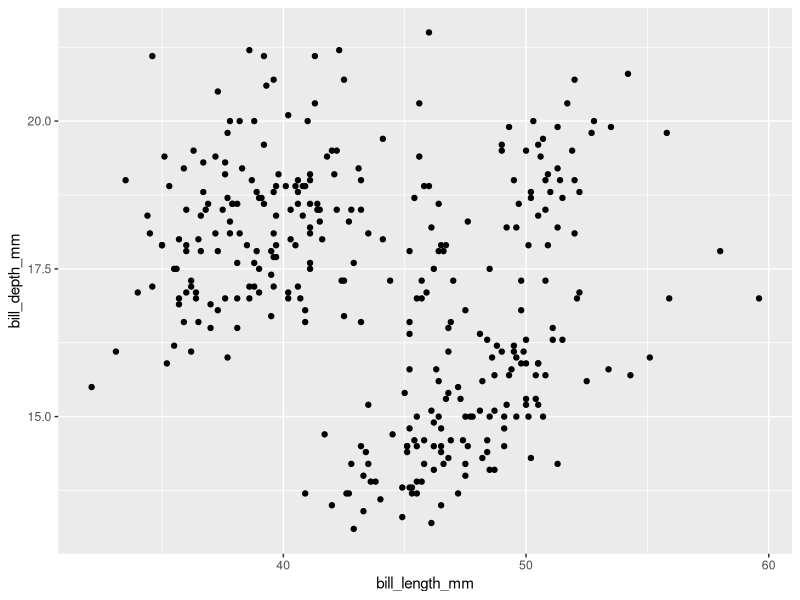
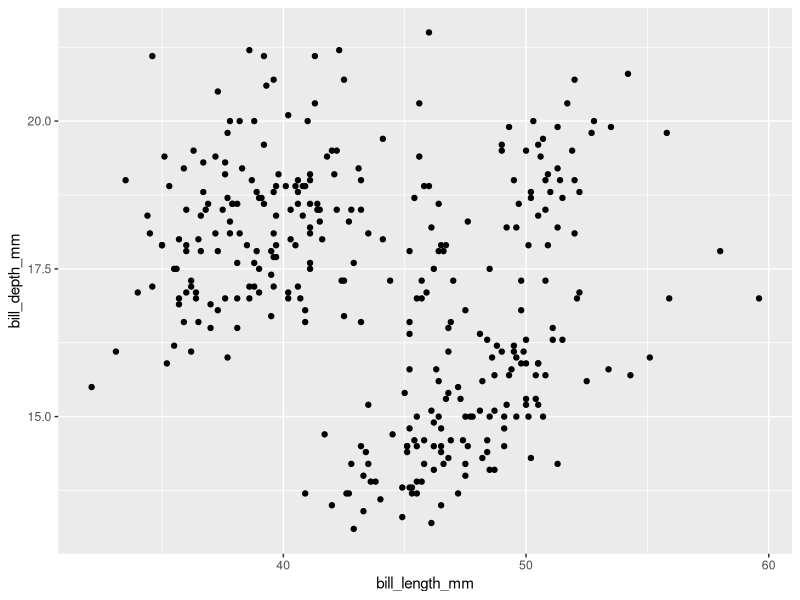
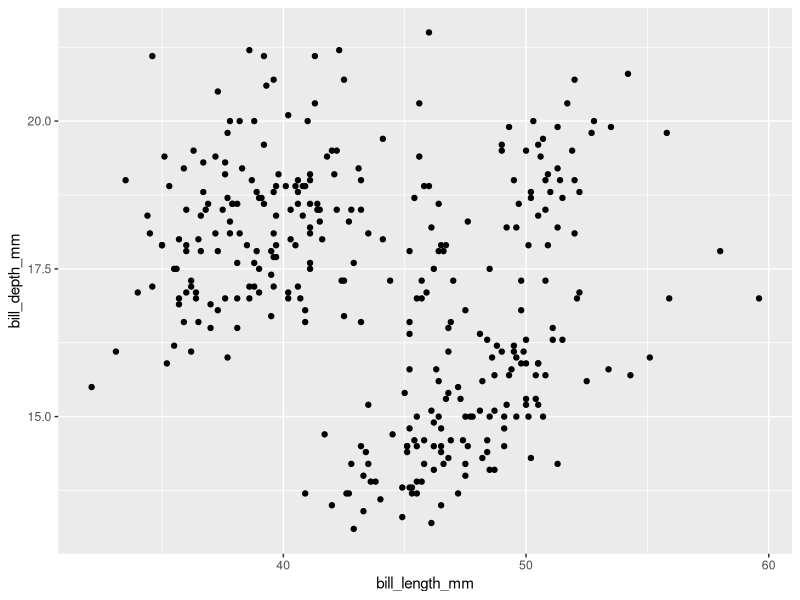
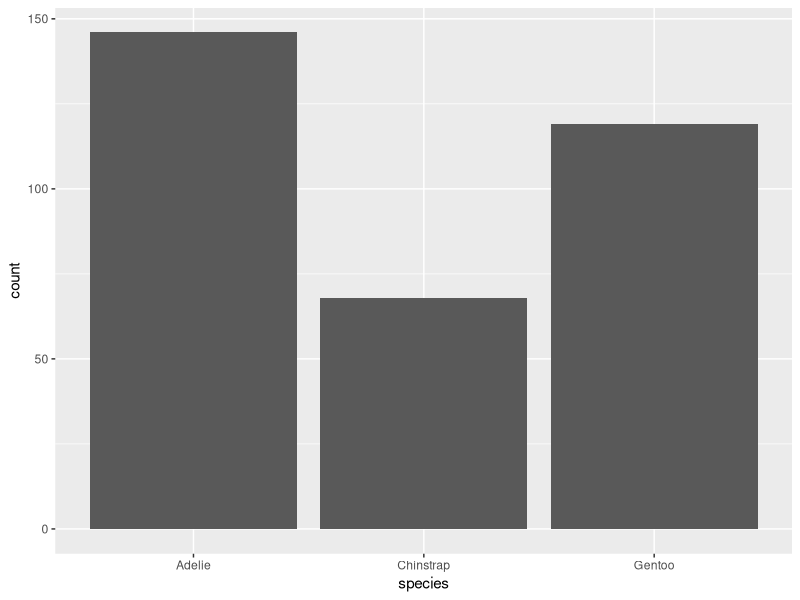
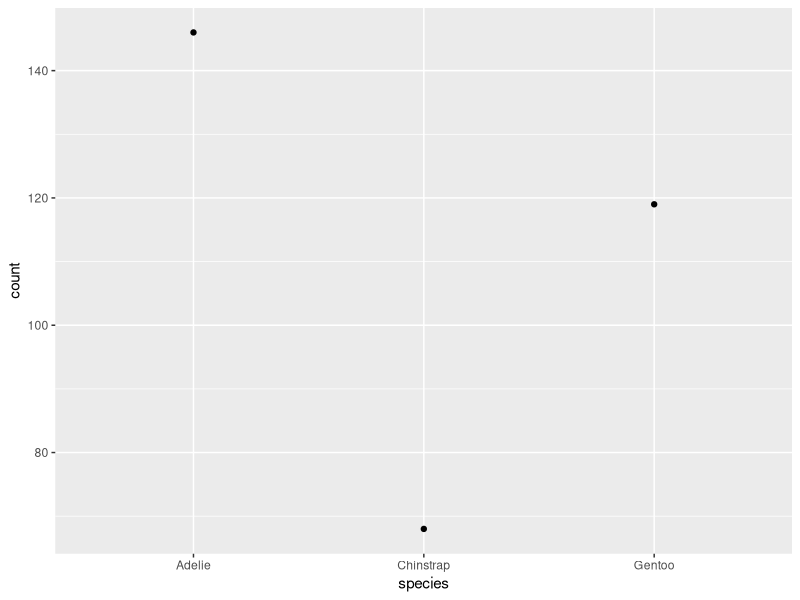
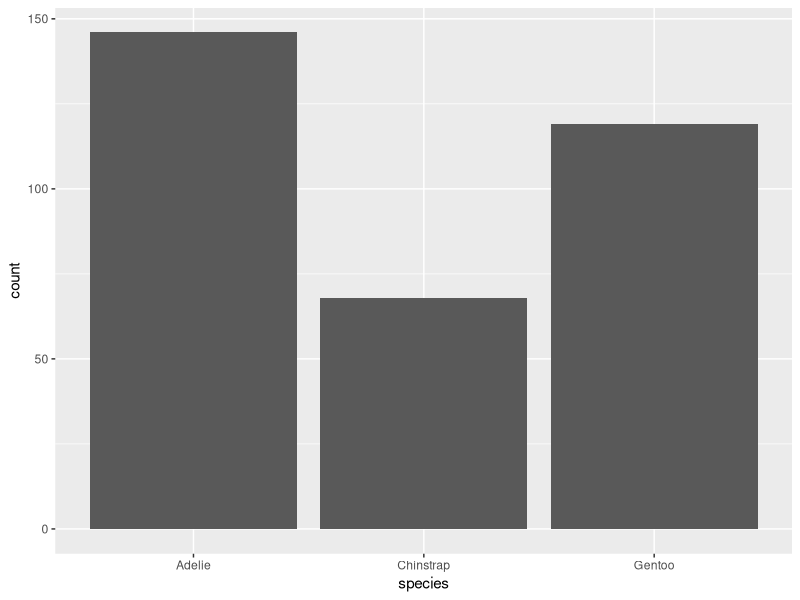
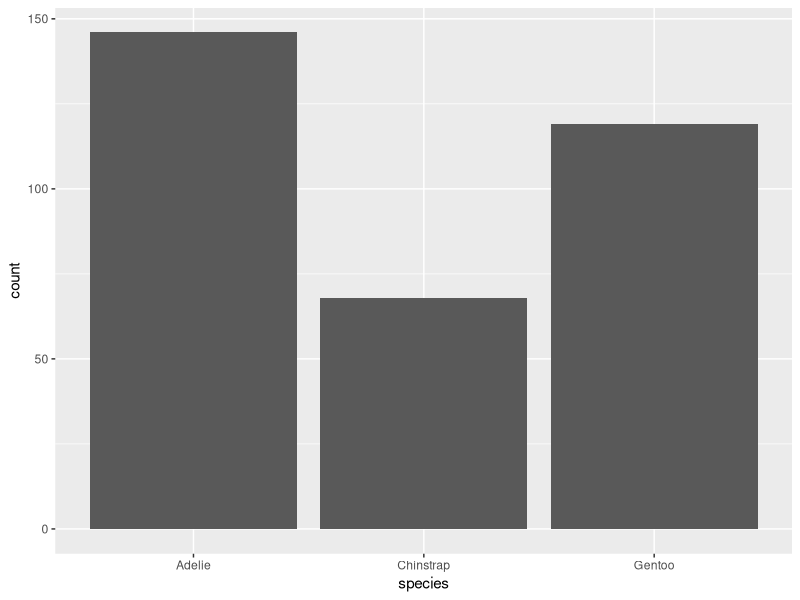
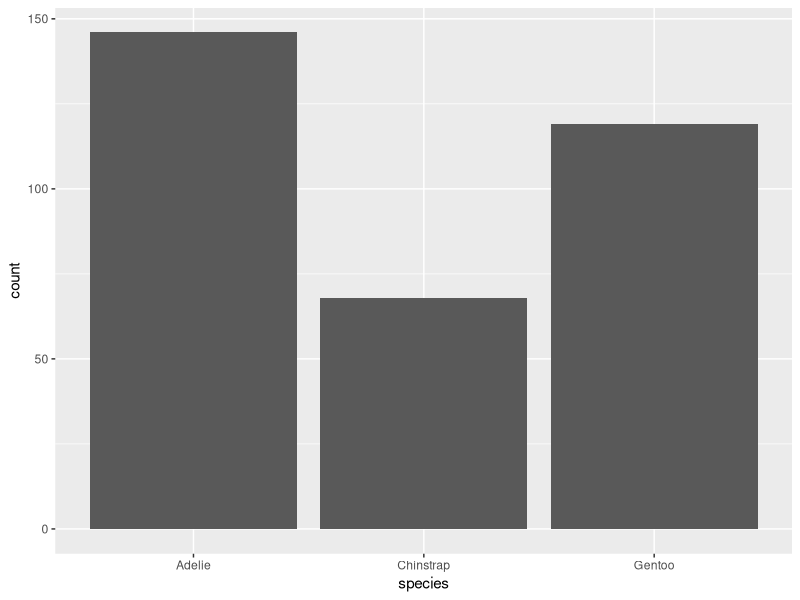

Reproduce these figures in R, in order.
## ---- chunk 1
library(tidyverse)
library(palmerpenguins)
penguins <- penguins %>% drop_na()
## ---- chunk 2
penguins %>%
  ggplot(aes(x = bill_length_mm, y = bill_depth_mm)) +
  layer(
    stat = "identity", 
    geom = "point", 
    params = list(na.rm = FALSE),
    position = "identity"
  )
## ---- chunk 3
penguins %>%
  ggplot(aes(x = bill_length_mm, y = bill_depth_mm)) +
  stat_identity(
    geom = "point"
  )
## ---- chunk 4
penguins %>%
  ggplot(aes(x = bill_length_mm, y = bill_depth_mm)) +
  geom_point()
## ---- chunk 5
penguins %>% 
  ggplot(aes(x = species)) +
  layer(
    stat = "count",
    geom = "bar",
    mapping = aes(y = after_stat(count)),
    position = "identity"
  )
## ---- chunk 6
penguins %>% 
  ggplot(aes(x = species)) +
  layer(
    stat = "count",
    geom = "point",
    mapping = aes(y = after_stat(count)),
    position = "identity"
  )
## ---- chunk 7
# aes(y = after_stat(count)) 
# 可以看作是aes(y = stage(start = NULL, after_stat = count))的简写

penguins %>% 
  ggplot(aes(x = species)) +
  layer(
    stat = "count",
    geom = "bar",
    mapping = aes(y = stage(start = NULL, after_stat = count)),
    position = "identity"
  )
## ---- chunk 8
penguins %>% 
  ggplot(aes(x = species, y = after_stat(count))) +
  stat_count(
    geom = "bar"       
  )
## ---- chunk 9
penguins %>% 
  ggplot(aes(x = species, y = after_stat(count))) +
  geom_bar(
    stat = "count"     
  )
## ---- chunk 10
penguins %>% 
  ggplot(aes(x = species, y = after_stat(count))) +
  stat_count(
    geom = "point"
  )
## ---- chunk 11
penguins %>% 
  ggplot(aes(x = species, y = after_stat(count))) +
  geom_point(
    stat = "count"     
  )
## ---- chunk 12
penguins %>% 
  ggplot(aes(x = bill_length_mm)) +
  layer(
    stat = "bin",
    geom = "bar",
    mapping = aes(y = after_stat(count)),
    position = "identity"
  )
## ---- chunk 13
penguins %>% 
  ggplot(aes(x = bill_length_mm)) +
  layer(
    stat = "bin",
    geom = "point",
    mapping = aes(x = stage(start = bill_length_mm, after_stat = x), 
                  y = after_stat(count)
                 ),
    position = "identity"
  )
## ---- chunk 14
penguins %>% 
  ggplot(aes(x = bill_length_mm, y = after_stat(count))) +
  stat_bin(
    geom = "point"
  )
## ---- chunk 15
penguins %>% 
  ggplot(aes(x = bill_length_mm, y = after_stat(count))) +
  geom_bar(
    stat = "bin"
  )
## ---- chunk 16
penguins %>% 
  ggplot(aes(x = bill_length_mm)) +
  layer(
    stat = "bin",
    geom = "bar",
    mapping = aes(y = after_stat(count)), 
    position = 'identity'
  ) 
  

penguins %>% 
  ggplot(aes(x = bill_length_mm)) +
  layer(
    stat = "bin",
    geom = "bar",
    mapping = aes(y = after_stat(ncount)), 
    position = 'identity'
  ) 
## ---- chunk 17
penguins %>% 
  ggplot(aes(x = bill_length_mm)) +
  stat_bin(
    mapping = aes(y = after_stat(count)),
    geom = "bar",
    position = 'identity'
  ) 
## ---- chunk 18
penguins %>% 
  ggplot(aes(x = bill_length_mm)) +
  geom_histogram(
    mapping = aes(y = after_stat(count)),
    stat = "bin",
    position = 'identity'
  ) 
## ---- chunk 19
penguins %>% 
  ggplot(aes(x = bill_length_mm, fill = sex)) +
  layer(
    mapping = aes(y = after_stat(density)),
    geom = "bar",
    stat = "bin",
    position = 'dodge'
  ) +
  facet_wrap(vars(species)) 
## ---- chunk 20
penguins %>% 
  ggplot(aes(x = bill_length_mm, fill = sex)) +
  layer(
    mapping = aes(y = stage(NULL, after_stat = density)),
    geom = "bar",
    stat = "bin",
    position = 'dodge'
  ) +
  facet_wrap(vars(species)) 
## ---- chunk 21
penguins %>% 
  ggplot(aes(x = bill_length_mm, fill = sex)) +
  stat_bin(
    mapping = aes(y = after_stat(density)),
    geom = "bar",
    position = 'dodge'
  ) +
  facet_wrap(vars(species)) 
## ---- chunk 22
penguins %>% 
  ggplot(aes(x = bill_length_mm, fill = sex)) +
  geom_histogram(
    aes(y = after_stat(density)),
    position = 'dodge'
  ) +
  facet_wrap(vars(species)) 
## ---- chunk 23
penguins %>%
  ggplot(aes(x = bill_length_mm)) +
  layer(
        stat = "density",
        geom = "area",
      params = list(kernel = "gaussian"),
    position = "identity"
  )
## ---- chunk 24
penguins %>%
  ggplot(aes(x = bill_length_mm)) +
  layer(
        stat = "density",
        geom = "line",
      params = list(kernel = "gaussian"),
    position = "identity"
  )
## ---- chunk 25
penguins %>%
  ggplot(aes(x = bill_length_mm)) +
  layer(
        stat = "density",
        geom = "point",
      params = list(kernel = "gaussian"),
    position = "identity"
  )
## ---- chunk 26
penguins %>%
  ggplot(aes(x = bill_length_mm)) +
  stat_density(
        geom = "point",
      kernel = "gaussian"
  )
## ---- chunk 27
penguins %>% 
  ggplot(aes(x = species, y = bill_length_mm))+
  layer(
    stat = "boxplot",
    geom = "boxplot",
    position = "identity"
  )
## ---- chunk 28
penguins %>% 
  ggplot(aes(x = species, y = bill_length_mm))+
  stat_boxplot(
    geom = "boxplot"
  )
## ---- chunk 29
penguins %>% 
  ggplot(aes(x = species, y = bill_length_mm))+
  geom_boxplot()
## ---- chunk 30
penguins %>% 
  ggplot(aes(x = species, y = bill_length_mm))+
  layer(
    stat = "boxplot",
    geom = "boxplot",
    mapping = aes(color = after_stat(middle)),
    position = "identity"
  )
## ---- chunk 31
penguins %>% 
  ggplot(aes(x = species, y = bill_length_mm))+
  layer(
    stat = "boxplot",
    geom = "point",
    mapping = aes(y = after_stat(width)),
    position = "identity"
  )
## ---- chunk 32
penguins %>% 
  ggplot(aes(x = species, y = bill_length_mm))+
  layer(
    stat = "boxplot",
    geom = "point",
    mapping = aes(y = stage(bill_length_mm, after_stat = notchupper)),
    position = "identity"
  )
## ---- chunk 33
penguins %>% 
  ggplot(aes(x = species, y = bill_length_mm))+
  layer(
    stat = "boxplot",
    geom = "point",
    mapping = aes(y = stage(bill_length_mm, after_stat = ymax)),
    position = "identity"
  ) 

## ---- chunk 34
penguins %>% 
  ggplot(aes(x = species, y = bill_length_mm))+
  stat_boxplot()
## ---- chunk 35
penguins %>% 
  ggplot(aes(x = species, y = bill_length_mm)) +
  layer(
    stat = "boxplot",
    geom = "point",
    mapping = aes(y = stage(bill_length_mm, after_stat = middle)),
    params = list(color = "red", size = 5),
    position = "identity"
  ) 

## ---- chunk 36
penguins %>% 
  ggplot(aes(x = species, y = bill_length_mm)) +
  geom_boxplot(
    aes(colour = species, 
        fill = after_scale(alpha(colour, 0.4)))
  )
## ---- chunk 37
penguins %>% 
  ggplot(aes(x = species, y = bill_length_mm)) +
  geom_point() +
  layer(
    geom     = "violin",
    stat     = "ydensity",
    position = "identity"
  )
## ---- chunk 38
penguins %>% 
  ggplot(aes(x = species, y = bill_length_mm)) +
  geom_point() +
  layer(
    geom     = "point",
    stat     = "ydensity",
    position = "identity"
  )
## ---- chunk 39
penguins %>% 
  ggplot(aes(x = bill_length_mm)) +
  layer(
    stat = "bindot",
    geom = "dotplot",
    mapping = aes(y = stage(start = NULL, after_stat = count)),
    params = list(binwidth = 1, dotsize = 0.5), 
    position = position_nudge(-0.025)
  )
## ---- chunk 40
penguins %>% 
  ggplot(aes(x = bill_length_mm)) +
  layer(
    stat = "bindot",
    geom = "point",
    mapping = aes(y = stage(start = NULL, after_stat = count)),
    params = list(binwidth = 1), 
    position = "identity"
  )
## ---- chunk 41
penguins %>% 
  ggplot(aes(x = bill_length_mm))+
  geom_dotplot(
    binwidth = 1, 
    dotsize = 0.5)
## ---- chunk 42
penguins %>% 
  ggplot(aes(x = species, y = bill_length_mm))+
  geom_dotplot(
    binaxis = "y", 
    stackdir = "down", 
    dotsize = 0.4, 
    position = position_nudge(-0.025)
    )
## ---- chunk 43
penguins %>% 
  ggplot(aes(x = bill_length_mm, y = bill_depth_mm)) +
  layer(
    stat = "sum",
    geom = "point",
    mapping = aes(size = after_stat(n)),
    position = "identity"
  )
## ---- chunk 44
penguins %>% 
  ggplot(aes(x = bill_length_mm, y = bill_depth_mm)) +
  stat_sum(
    geom = "point"
  )
## ---- chunk 45
penguins %>% 
  ggplot(aes(x = bill_length_mm, y = bill_depth_mm)) +
  layer(
    geom = "smooth",
    stat = "smooth",
    params = list(se = TRUE), # for geom_smooth
    position = "identity"
  )
## ---- chunk 46
penguins %>% 
  ggplot(aes(x = bill_length_mm, y = bill_depth_mm)) +
  stat_smooth(
    geom = "smooth",
    se = TRUE 
  )
## ---- chunk 47
penguins %>% 
  ggplot(aes(x = bill_length_mm, y = bill_depth_mm)) +
  geom_smooth(
    se = TRUE 
  )
## ---- chunk 48
penguins %>% 
  ggplot(aes(x = bill_length_mm, y = bill_depth_mm)) +
  layer(
    geom = "point",
    stat = "smooth",
    mapping = aes(size = after_stat(ymax), color = after_stat(ymin)),
    position = "identity"
  )

## ---- chunk 49
penguins %>% 
  ggplot(aes(x = bill_length_mm, y = bill_depth_mm)) +
  layer(
    geom = "point",
    stat = "smooth",
    mapping = aes(color = after_stat(ymin)),
    position = "identity"
  )

## ---- chunk 50
penguins %>% 
  ggplot(aes(x = bill_length_mm, y = bill_depth_mm)) +
  layer(
    geom = "point",
    stat = "smooth",
    mapping = aes(color = stage(NULL, after_stat = ymin)),
    position = "identity"
  )

## ---- chunk 51
penguins %>%
  ggplot(aes(x = bill_length_mm, y = bill_depth_mm)) +
  layer(
    geom = "line",
    stat = "smooth", 
    mapping = aes(color = after_stat(ymin)),    
    position = "identity"
  )
## ---- chunk 52
penguins %>%
  ggplot(aes(x = bill_length_mm, y = bill_depth_mm)) +
  layer(
    geom = "pointrange",
    stat = "smooth", 
    mapping = aes(color = after_stat(se)),    
    position = "identity"
  )
## ---- chunk 53
penguins %>%
  ggplot(aes(x = bill_length_mm, y = bill_depth_mm)) +
  layer(
        stat = "smooth",
     mapping = aes(color = after_stat(y)),    
        geom = "point",
      params = list(method  = "lm", formula = y ~ splines::ns(x, 2)),    
    position = "identity"
  )
## ---- chunk 54
penguins %>% 
  ggplot(aes(x = bill_length_mm, y = bill_depth_mm)) +
  layer(
    geom = "tile",
    stat = "bin_2d",
    position = "identity"
  )
## ---- chunk 55
penguins %>% 
  ggplot(aes(x = bill_length_mm, y = bill_depth_mm)) +
  layer(
    geom = "point",
    stat = "bin_2d",
    position = "identity"
  )
## ---- chunk 56
penguins %>% 
  ggplot(aes(x = bill_length_mm, y = bill_depth_mm)) +
  stat_bin_2d(
    geom = "point"
  )
## ---- chunk 57
penguins %>% 
  ggplot(aes(x = bill_length_mm, y = bill_depth_mm)) +
  geom_point(
    stat = "bin_2d"
  )
## ---- chunk 58
penguins %>% 
  ggplot(aes(x = bill_length_mm, y = bill_depth_mm)) +
  layer(
    geom = "point",
    stat = "bin_2d",
    mapping = aes(size = after_stat(count)),
    position = "identity"
  )
## ---- chunk 59
penguins %>% 
  ggplot(aes(x = bill_length_mm, y = bill_depth_mm)) +
  layer(
    geom = "tile",
    stat = "bin_2d",
    mapping = aes(fill = after_stat(count)),
    position = "identity"
  )
## ---- chunk 60
penguins %>% 
  ggplot(aes(x = bill_length_mm, y = bill_depth_mm)) +
  layer(
    geom = "hex",
    stat = "binhex",
    position = "identity"
  )
## ---- chunk 61
penguins %>% 
  ggplot(aes(x = bill_length_mm, y = bill_depth_mm)) +
  stat_bin_hex(
    geom = "hex"
  )
## ---- chunk 62
penguins %>% 
  ggplot(aes(x = bill_length_mm, y = bill_depth_mm)) +
  geom_hex(
    stat = "binhex"
  )
## ---- chunk 63
penguins %>% 
  ggplot(aes(x = bill_length_mm, y = bill_depth_mm)) +
  layer(
    geom = "text",
    stat = "binhex",
    mapping = aes(label = stage(NULL, after_stat = count)),
    position = "identity"
  )
## ---- chunk 64
penguins %>%
  ggplot(aes(x = bill_length_mm, y = bill_depth_mm)) +
  layer(
    stat =  "density_2d",
    geom =  "path", 
    params = list(contour = TRUE),
    position = "identity"
  )
## ---- chunk 65
penguins %>%
  ggplot(aes(x = bill_length_mm, y = bill_depth_mm)) +
  stat_density_2d(
    contour = TRUE
  )
## ---- chunk 66
penguins %>%
  ggplot(aes(x = bill_length_mm, y = bill_depth_mm)) +
  geom_density_2d()
## ---- chunk 67
penguins %>%
  ggplot(aes(x = bill_length_mm, y = bill_depth_mm)) +
  geom_path(
    stat = "density_2d",
    contour = TRUE
  )
## ---- chunk 68
penguins %>%
  ggplot(aes(x = bill_length_mm, y = bill_depth_mm)) +
  layer(
    stat =  "density_2d",
    geom =  "point", 
    params = list(contour = TRUE),
    position = "identity"
  )
## ---- chunk 69
penguins %>%
  ggplot(aes(x = bill_length_mm, y = bill_depth_mm)) +
  layer(
    stat = "density_2d",
    geom = "polygon",
    mapping = aes(fill = after_stat(level)),
    params = list(contour = TRUE),
    position = "identity"
  )
## ---- chunk 70
penguins %>%
  ggplot(aes(x = bill_length_mm, y = bill_depth_mm)) +
  layer(
    stat = "density_2d",
    geom = "raster",
    mapping = aes(fill = after_stat(density)),
    params = list(contour = FALSE),
    position = "identity"
  )
## ---- chunk 71
penguins %>%
  ggplot(aes(x = bill_length_mm, y = bill_depth_mm)) +
  layer(
    stat = "density_2d",
    geom = "tile",
    mapping = aes(fill = after_stat(count)),
    params = list(contour = FALSE),
    position = "identity"
  )
## ---- chunk 72
penguins %>%
  ggplot(aes(x = bill_length_mm, y = bill_depth_mm)) +
  stat_density_2d(
    geom = "tile",
    mapping = aes(fill = after_stat(density)),
    contour = FALSE
  )
## ---- chunk 73
penguins %>%
  ggplot(aes(x = bill_length_mm, y = bill_depth_mm)) +
  geom_tile(
    stat = "density_2d",
    mapping = aes(fill = after_stat(density)),
    contour = FALSE
  )
## ---- chunk 74
penguins %>%
  ggplot(aes(x = bill_length_mm, y = bill_depth_mm)) +
  layer(
    stat = "density_2d",
    geom = "point",
    mapping = aes(size = after_stat(count)),
    params = list(n = 20, contour = FALSE),
    position = "identity"
  )
## ---- chunk 75
penguins %>%
  ggplot(aes(x = bill_length_mm, y = bill_depth_mm)) +
  geom_point() +
  layer(
    stat = "ellipse",
    geom = "path",
    params = list(type = "norm", linetype = 2),
    position = "identity"
  )
## ---- chunk 76
penguins %>%
  ggplot(aes(x = bill_length_mm, y = bill_depth_mm)) +
  geom_point() +
  stat_ellipse(
    geom = "path",
    type = "norm", 
    linetype = 2
  )
## ---- chunk 77
penguins %>%
  ggplot(aes(x = bill_length_mm, y = bill_depth_mm, color = species)) +
  geom_point() +
  geom_path(
    stat = "ellipse",
    type = "norm", 
    linetype = 2
  )
## ---- chunk 78
penguins %>%
  ggplot(aes(x = bill_length_mm, y = bill_depth_mm)) +
  geom_point() +
  layer(
    stat = "ellipse",
    geom = "path",
    mapping = aes(color = after_stat(y)),
    params = list(type = "norm"),
    position = "identity"
  )
## ---- chunk 79
penguins %>%
  ggplot(aes(x = species, y = bill_length_mm)) +
  layer(
    stat = "summary", 
    params = list(fun.data = "mean_cl_normal"),
    geom = "errorbar", 
    position = "identity"
  )
## ---- chunk 80
penguins %>%
  ggplot(aes(x = species, y = bill_depth_mm)) +
  stat_summary(
    fun.data = mean_cl_normal, 
        geom = "errorbar"
  )
## ---- chunk 81
penguins %>%
  ggplot(aes(x = sex, y = bill_length_mm)) +
  layer(
    stat     = "summary",
    geom     = "point",
    mapping  = aes(size = after_stat(ymin)),
    position = "identity"
  )
## ---- chunk 82
penguins %>% 
  ggplot(aes(x = species, y = bill_length_mm)) +
  geom_point() +
  layer(
    geom     = "point",
    stat     = "summary",
    params   = list(fun = "mean", color = "red", size = 5),
    position = "identity"
  )
## ---- chunk 83
penguins %>% 
  ggplot(aes(x = species, y = bill_length_mm)) +
  layer(
    geom = "point", 
    stat = "summary",
    params = list(fun = median), 
    mapping = aes(y = stage(start = bill_length_mm, after_stat = y)),
    position = "identity"
    )
## ---- chunk 84
penguins %>%
  ggplot(aes(x = sex, y = bill_length_mm)) +
  geom_point() +
  layer(
    geom = "pointrange",   
    stat = "summary", 
    params = list(fun.data = ~mean_se(., mult = 5), color = "red", size = 2),
    position = "identity"
  )
## ---- chunk 85
penguins %>% 
  ggplot(aes(x = species, y = bill_length_mm)) +
  geom_point() +
  stat_summary(
    geom  = "point",
    fun   = "mean",
    color = "red", 
    size  = 5
  )
## ---- chunk 86
penguins %>%
  ggplot(aes( x = body_mass_g, y = species)) +
  geom_jitter() +
  stat_summary(
    fun = mean, 
    geom = "point", 
    size = 5, 
    color = "red",
    alpha = 1
  )
## ---- chunk 87
penguins %>%
  ggplot(aes(x = sex, y = bill_length_mm)) +
  geom_point() +
  stat_summary(  
    fun.data = ~mean_se(., mult = 5),
    color = "red",
    geom = "pointrange",    
    size = 2
  )
## ---- chunk 88
penguins %>%
  ggplot(aes(x = sex, y = bill_length_mm)) +
  geom_point() +
  geom_pointrange(
    stat = "summary", 
    fun.data = ~mean_se(., mult = 5),
    color = "red",
    size = 2
  )
## ---- chunk 89
penguins %>%
  ggplot(aes(x = sex, y = bill_length_mm)) +
  geom_point() +
  stat_summary(
    fun.data = mean_cl_boot,
    color = "red",
    geom = "pointrange"
  )
## ---- chunk 90
penguins %>%
  ggplot(aes(x = sex, y = bill_length_mm)) +
  geom_point() +
  stat_summary(
    fun = mean, 
    fun.min = min, 
    fun.max = max,      
    geom = "pointrange",  
    color = "red",
    size = 5
  )
## ---- chunk 91
penguins %>%
  ggplot(aes(x = sex, y = bill_length_mm)) +
  geom_point() +
  stat_summary(
    fun.data = ~mean_se(., mult = 5),
    color = "red",
    geom = "pointrange"   
  )
## ---- chunk 92
penguins %>%
  ggplot(aes(x = species, y = bill_length_mm, group = sex)) +
  geom_point() +
  stat_summary(
    fun.data = ~mean_se(., mult = 2),
    color = "red",
    geom = "pointrange"    
  )
## ---- chunk 93
penguins %>%
  ggplot(aes(x = species, y = bill_length_mm, group = sex)) +
  stat_summary(fun = mean,
               fun.min = function(x) mean(x) - sd(x), 
               fun.max = function(x) mean(x) + sd(x), 
               geom = "pointrange") +
  stat_summary(fun = mean,
               geom = "line") +
  facet_wrap(~ sex)
## ---- chunk 94
my_count <- function(x){
  tibble(
    y = length(x),
  )
}


penguins %>% 
  ggplot(aes(x = species, y = bill_length_mm)) +
  stat_summary(
    geom = "bar",
    fun.data = my_count
  )
## ---- chunk 95
penguins %>% 
  ggplot(aes(x = species, y = bill_length_mm)) +
  geom_bar(
    stat = "summary",
    fun.data = my_count,
  )
## ---- chunk 96
penguins %>% 
  ggplot(aes(x = species, y = bill_length_mm)) +
  layer(
    geom = "bar",
    stat = "summary",
    params = list(fun.data = my_count),
    position = "identity"
  )
## ---- chunk 97
penguins %>% 
  ggplot(aes(x = species, y = bill_length_mm)) +
  geom_point() +
  stat_summary(
    geom = "point",
    fun = "mean",
    color = "red", 
    size = 5
  ) +
  stat_summary(
    aes(label = after_stat(y)),
    geom = "text",
    fun.data = "mean_se",
    color = "red", 
    size = 5
  )
## ---- chunk 98
n_fun <- function(x) {
  data.frame(y = 62,
            label = length(x),
            color = ifelse(length(x) > 100, "red", "blue")
            )
}


penguins %>% 
  ggplot(aes(x = species, y = bill_length_mm)) +
  geom_boxplot() +
  geom_jitter() +
  stat_summary(
    fun.data = n_fun,
    geom = "text"
  )
## ---- chunk 99
penguins %>% 
  ggplot(aes(x = species, y = bill_length_mm)) +
  geom_point() +
  stat_summary(
    geom = "pointrange",
    fun.data = "mean_cl_boot",
    color = "red"
  )
## ---- chunk 100
penguins %>% 
  ggplot(aes(x = species, y = bill_length_mm)) +
  geom_point() +
  stat_summary(
    geom = "pointrange",
    fun.data = ~ mean_se(., mult = 5),
    color = "red", 
    size = 1
  ) +
  stat_summary(
    fun = "mean",
    geom = "text",
    mapping = aes(y = stage(bill_length_mm, after_stat = 30), 
                  label = round(after_stat(y), 2)),
    color = "blue", 
    size = 5
  ) +
  stat_summary(
    fun = "length",
    geom = "text",
    mapping = aes(y = stage(bill_length_mm, after_stat = 62), 
                  label = after_stat(y)
                  ),
    color = "black", 
    size = 5
  )
## ---- chunk 101
calc_median_and_fill <- function(x, threshold = 40) {
  tibble(
    y = median(x),
    fill = if_else(y < threshold, "red", "gray50")
  )
}

penguins %>%
  ggplot(aes(x = species, y = bill_length_mm)) +
  stat_summary(
    fun.data = calc_median_and_fill, 
    geom = "bar" 
  )

## ---- chunk 102
calc_median_and_color <- function(x, threshold = 40) {
  tibble(
    y = median(x),
    color = if_else(y < threshold, "red", "gray50")
  )
}

penguins %>%
  ggplot(aes(x = species, y = bill_length_mm)) +
  stat_summary(
    fun.data = calc_median_and_color, 
    geom = "point",
    size = 5
  )

## ---- chunk 103
penguins %>%
  ggplot(aes(species, bill_depth_mm)) +
  stat_summary(
    fun.data = function(x) {
      
      scaled_size <- length(x)/nrow(penguins)
      
      mean_se(x) %>% 
        mutate(size = scaled_size)
    }
  )
## ---- chunk 104
penguins %>%
  ggplot(aes(species, bill_depth_mm)) +
  geom_point(position = position_jitter(width = .2), alpha = .3) +
  stat_summary(fun = mean, 
               na.rm = TRUE,
               geom = "point", 
               color = "dodgerblue", 
               size = 4, 
               shape = "diamond") +
  stat_summary(fun.data = mean_cl_normal,
               na.rm = TRUE, 
               geom = "errorbar",
               width = .2, 
               color = "dodgerblue") +
  stat_summary(fun = mean, 
               na.rm = TRUE, 
               aes(group = 1),
               geom = "line", 
               color = "dodgerblue", 
               size = .75) 

## ---- chunk 105
penguins %>%
  ggplot(aes(species, bill_depth_mm, group = sex, color = sex)) +
  geom_point(
    position = position_jitterdodge(
      jitter.width = .2,
      dodge.width = .7
    ),
    alpha = .1
  ) +
  stat_summary(
    fun = mean,
    na.rm = TRUE,
    geom = "point",
    shape = "diamond",
    size = 4,
    color = "black",
    position = position_dodge(width = .7)
  ) +
  stat_summary(
    fun.data = mean_cl_normal,
    na.rm = TRUE,
    geom = "errorbar",
    width = .2,
    color = "black",
    position = position_dodge(width = .7)
  ) +
  scale_color_brewer(palette = "Set1")
## ---- chunk 106
penguins %>%
  ggplot(aes(species, bill_depth_mm, group = sex, color = sex)) +
  geom_point(
    position = position_jitterdodge(
      jitter.width = .2,
      dodge.width = .7
    ),
    alpha = .1
  ) +
  stat_summary(
    fun = mean,
    na.rm = TRUE,
    geom = "point",
    shape = "diamond",
    size = 4,
    color = "black",
    position = position_dodge(width = .7)
  ) +
  stat_summary(
    fun.data = mean_cl_normal,
    na.rm = TRUE,
    geom = "errorbar",
    width = .2,
    color = "black",
    position = position_dodge(width = .7)
  ) +
  scale_color_brewer(palette = "Set1") +
  facet_wrap(~sex)

## ---- chunk 107
penguins %>%
  ggplot(aes(x = bill_depth_mm, y = bill_length_mm)) +
  layer(
    stat = "summary_bin",
    geom = "bar",
    params = list(fun = mean, color = "red", orientation = 'x'),
    position = "identity"
  )
## ---- chunk 108
penguins %>%
  ggplot(aes(x = bill_depth_mm, y = bill_length_mm)) +
  stat_summary_bin(   
    fun = mean,
    color = "red",
    geom = "bar",
    orientation = 'x'     # bin在 x 上，summary mean on y
  )
## ---- chunk 109
penguins %>%
  ggplot(aes(x = bill_depth_mm, y = bill_length_mm)) +
  stat_summary_bin( 
    fun = mean,
    color = "red",
    geom = "bar",
    orientation = 'y'  
  )
## ---- chunk 110
penguins %>%
  ggplot(aes(x = bill_depth_mm, y = bill_length_mm)) +
  geom_bar(
    stat = "summary_bin",
    fun = mean,
    color = "red"
  )
## ---- chunk 111
penguins %>%
  ggplot(aes(x = bill_depth_mm, y = bill_length_mm)) +
  stat_summary_bin( 
    fun = mean,
    color = "red",
    geom = "bar",
    orientation = 'y'  # bin在 y 上，summary mean on x
  )

## ---- chunk 112
tibble(x = runif(n = 100, min = -5, max = 5)) %>% 
  ggplot() +
  layer(
    stat = "function",
    geom = "point",
    params = list(fun = dnorm, args = list(mean = 0, sd = 0.5)),
    position = "identity"
  ) + 
  xlim(-2, 2)
## ---- chunk 113
tibble(x = runif(n = 100, min = -5, max = 5)) %>% 
  ggplot() +
  layer(
    stat = "function",
    geom = "point",
    params = list(fun =  ~ 0.5*exp(-abs(.x))),
    position = "identity"
  ) + 
  xlim(-2, 2)

## ---- chunk 114
penguins %>%
  mutate(angle = flipper_length_mm / (2*pi) ) %>% 
  ggplot(aes(x = bill_length_mm, y = bill_depth_mm)) +
  layer(
    stat = "identity",
    geom = "spoke",
    mapping = aes(angle = angle),
    params = list(radius = 0.5),
    position = "identity"
  )
## ---- chunk 115
penguins %>%
  mutate(angle = flipper_length_mm / (2*pi) ) %>% 
  
  ggplot(aes(x = bill_length_mm, y = bill_depth_mm)) +
  geom_spoke(
    mapping = aes(angle = angle),
    radius = 0.5
  )
## ---- chunk 116
penguins %>% 
  ggplot(aes(x = bill_length_mm, y = bill_depth_mm)) +
  layer(
    stat = "quantile",
    geom = "quantile",
    params = list(quantiles = c(0.25, 0.5, 0.75)),
    position = "identity"
)
## ---- chunk 117
penguins %>% 
  ggplot(aes(x = bill_length_mm, y = bill_depth_mm)) +
  layer(
    stat = "quantile",
    geom = "point",
    mapping = aes(color = after_stat(quantile)),
    params = list(quantiles = c(0.25, 0.5, 0.75)),
    position = "identity"
)
## ---- chunk 118
penguins %>% 
  ggplot(aes(x = bill_length_mm, y = bill_depth_mm, z = body_mass_g)) +
  layer(
    stat = "summary_2d",
    geom = "tile",
    params = list(fun = ~ sum(.x^2)),
    position = "identity"
  ) 
## ---- chunk 119
penguins %>% 
  ggplot(aes(x = bill_length_mm, y = bill_depth_mm, z = body_mass_g)) +
  stat_summary_2d(
    geom = "point",
    fun = ~ sum(.x^2),  # summary statistic for z
    mapping = aes(size = after_stat(value))
  ) 
## ---- chunk 120
penguins %>% 
  distinct(bill_length_mm, bill_depth_mm)
## ---- chunk 121
penguins %>% 
  ggplot(aes(x = bill_length_mm, y = bill_depth_mm)) +
  layer(
    geom = "text",
    stat = "sum",
    mapping = aes(label = after_stat(n), color = as.factor(after_stat(n)) ),
    params = list(size = 4),
    position = "identity"
  )
## ---- chunk 122
penguins %>% 
  ggplot(aes(x = bill_length_mm, y = bill_depth_mm)) +
  layer(
    geom = "text",
    stat = "bin_2d",
    mapping = aes(label = stage(NULL, after_stat = count)),
    position = "identity"
  )
## ---- chunk 123
n_fun <- function(z) {
      length(z)
  }

penguins %>% 
  ggplot(aes(x = bill_length_mm, y = bill_depth_mm, z = body_mass_g)) +
  stat_summary_2d(
    fun = n_fun,
    geom = "text",
    mapping = aes(label = after_stat(value))
  )
## ---- chunk 124
penguins %>% 
  ggplot(aes(x = bill_length_mm, y = bill_depth_mm, z = body_mass_g)) +
  layer(
    stat = "summary_hex",
    geom = "tile",
    params = list(fun = ~ sum(.x^2), binwidth = c(0.5, 0.2)),
    position = "identity"
  ) 
## ---- chunk 125
penguins %>% 
  ggplot(aes(x = bill_length_mm, y = bill_depth_mm, z = body_mass_g)) +
  stat_summary_hex(
    geom = "tile",
    fun = ~ sum(.x^2),         # summary statistic for z
    binwidth = c(0.5, 0.2)     # Numeric vector giving bin width in both vertical and horizontal directions
  ) 
## ---- chunk 126
penguins %>% 
  mutate(
    flipper_length_mm = flipper_length_mm %/% 10,
    body_mass_g = body_mass_g %/% 10
  ) %>% 
  ggplot(aes(x = flipper_length_mm, y = body_mass_g, z = bill_length_mm)) +
  layer(
    stat = "contour",
    geom = "path",
    mapping = aes(colour = after_stat(level)),
    position = "identity"
  )
## ---- chunk 127
penguins %>% 
  mutate(
    flipper_length_mm = flipper_length_mm %/% 10,
    body_mass_g = body_mass_g %/% 10
  ) %>% 
  ggplot(aes(x = flipper_length_mm, y = body_mass_g, z = bill_length_mm)) +
  stat_contour(
    geom = "path",
    mapping = aes(colour = after_stat(level))
  )
## ---- chunk 128
penguins %>% 
  mutate(
    flipper_length_mm = flipper_length_mm %/% 10,
    body_mass_g = body_mass_g %/% 10
  ) %>% 
  ggplot(aes(x = flipper_length_mm, y = body_mass_g, z = bill_length_mm)) +
  geom_contour(
    aes(colour = after_stat(level))
  )
